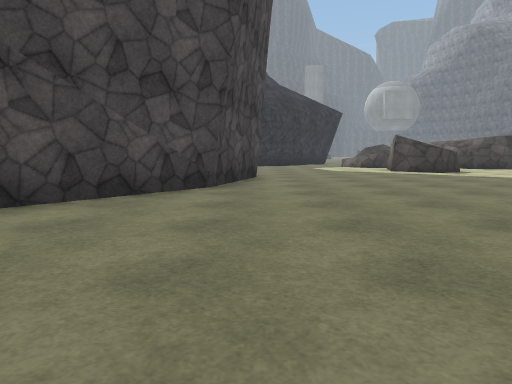
View 1 (above)

21 first-person views from a walk through a Unity game level. The camera is 1.2 m above the floor, tilts 6° down and sees 70° across. The floor is counted in squares, 2 m on a side. Each view is taken from the middle of a square. On the plan, view 1 faces up. The plan holds only what a view shows up to about 10 squares ahead; the rest is blank. The place goes on beyond the plan. The player is left out. Some animated figures are left out. Surface patterns are stand-ins for the level's own textures.

View 2
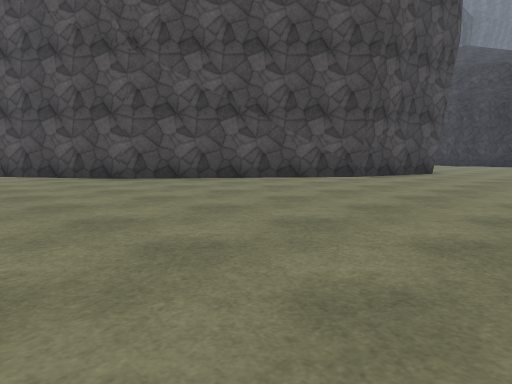

View 3
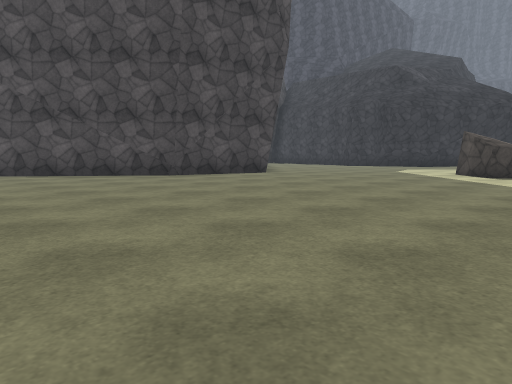

View 4
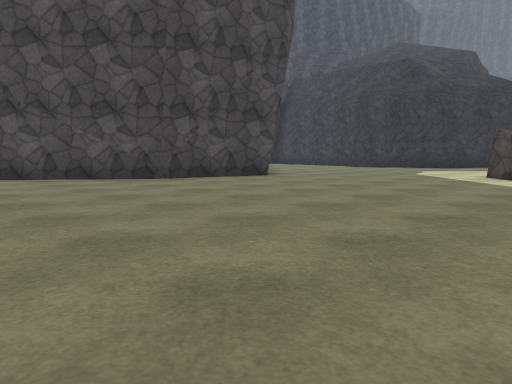

View 5
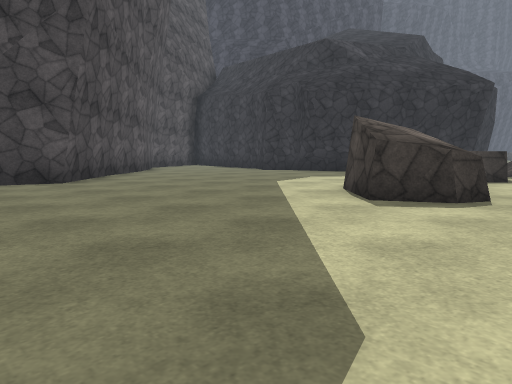

View 6
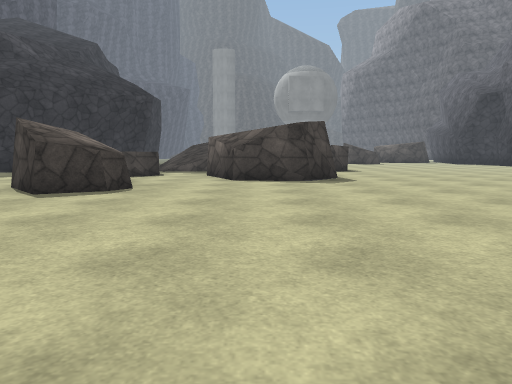

View 7
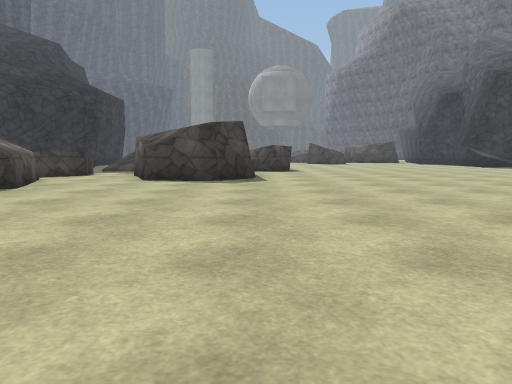

View 8
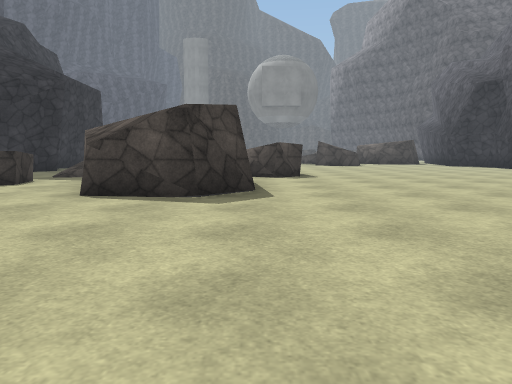

View 9
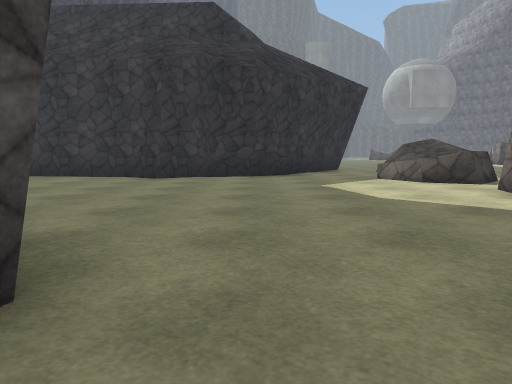

View 10
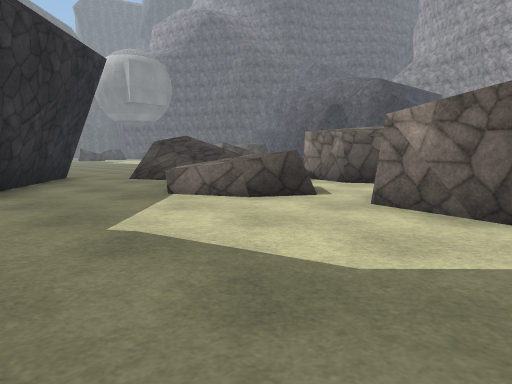

View 11
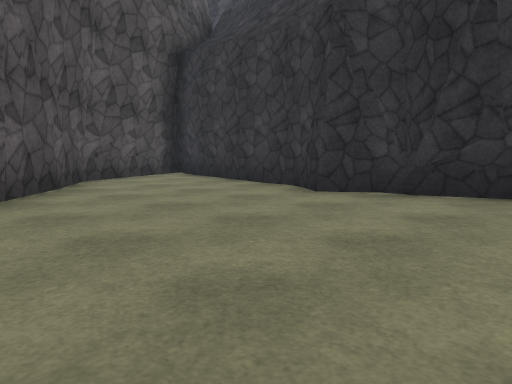

View 12
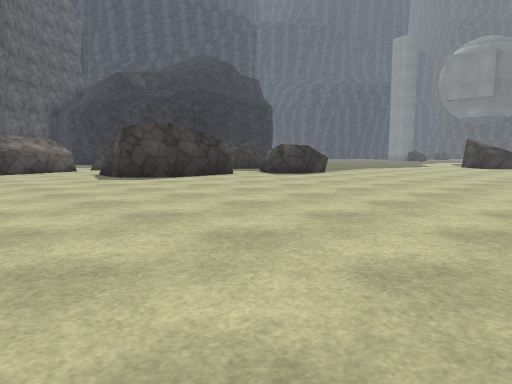

View 13
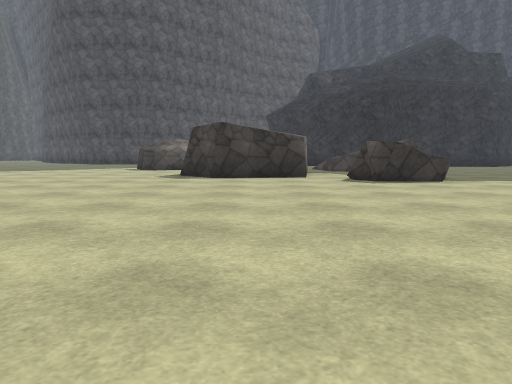

View 14
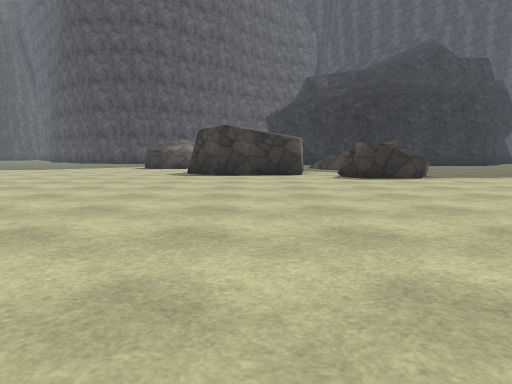

View 15
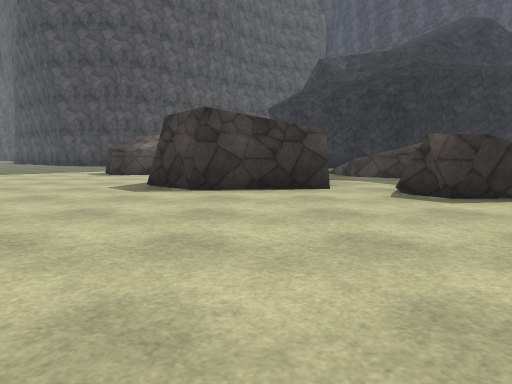

View 16
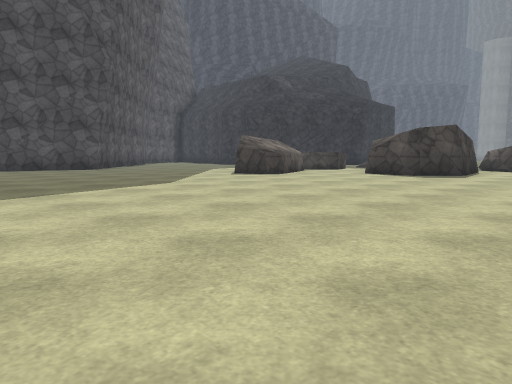

View 17
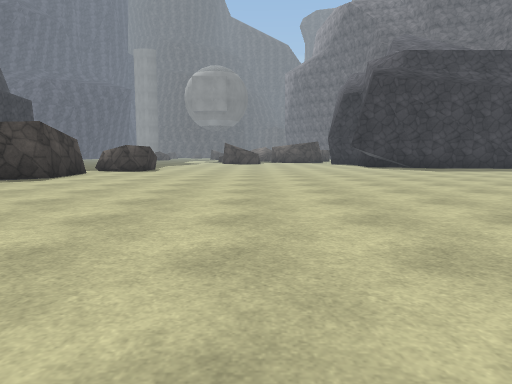

View 18
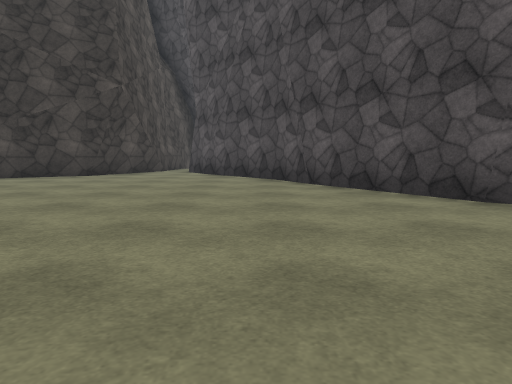

View 19
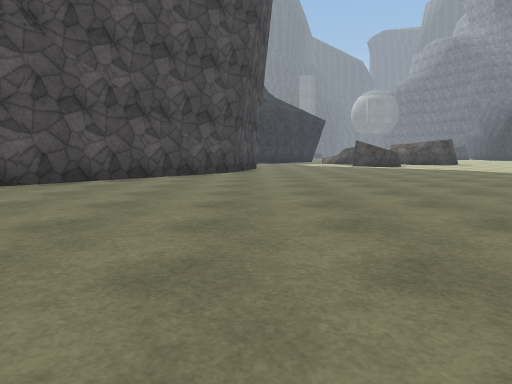

View 20
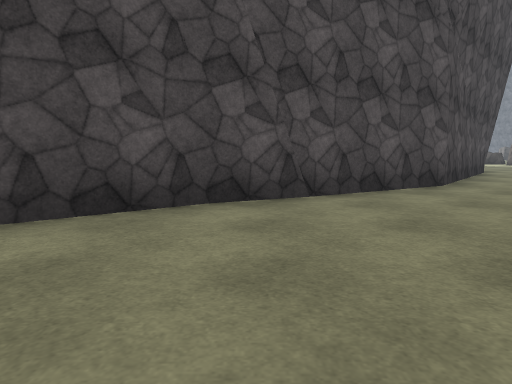

View 21
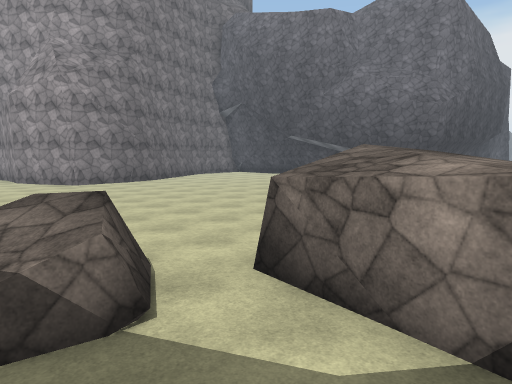

### Floor plan
Points are (right, up) in squares from view 1. A wall is a line through its corners. A room is listed if a view was taken in it or the views show most of it. See-through windows are left out.
Room 1 (views 1, 2, 3, 4, 5, 6, 7, 8, 9, 10, 11, 12, 13, 14, 15, 16, 17, 18, 19, 20, 21)
walls: (10.2, 14.1) (8.5, 14.4) (7.7, 16.1) (8.3, 17.6) (10.7, 17.2) (10.9, 14.9) (10.2, 14.1); (-0.6, 7.1) (-0.7, 6.6) (-1.6, 5.6); (-0.7, 6.7) (-4.4, 1.9) (-7.6, -0.1); (-2, 11.3) (0.1, 9.5) (-0.8, 6.6); (1.8, 18) (1, 17.2) (-0.9, 17.1); (2.3, 18.5) (1.7, 17.8); (0.1, 17.1) (-0.2, 17.3); (-0.7, 17.3) (-1.4, 16.8) (-2.3, 17.4); (3.6, 20.5) (2.1, 18.4); (-1.8, 17.1) (-2.5, 17.4) (-4.8, 17.6); (-4.7, 14) (-3.4, 13); (-3.6, 17.4) (-6.4, 18); (-6.1, 15.1) (-5.6, 14.7); (-7.3, 0.1) (-8.7, -0.7); (-7.3, 17.1) (-6.2, 14.9) (-4.3, 13.7); (-8.6, -0.6) (-10.2, -1.9); (-9.9, -5.1) (-9.7, -5.5)
low walls: (7.8, 19.2) (7.6, 18.7); (1.8, 18.1) (-0.2, 17.3) (-0.7, 17.3); (1.7, 18.1) (1.3, 17.8); (2.5, 19.3) (2.2, 18.8); (3.4, 20.5) (2.6, 19.4)
objects: rock (4, 15) to (6, 17); rock (5, 12) to (7, 14); rock (11, 18) to (12, 20)

Where each view was taken, in squares from view 1:
view 1: 0 up, 0 right, facing up
view 2: 2 down, 4 right, facing up-left
view 3: 1 up, 8 right, facing up-left
view 4: 2 up, 7 right, facing up-left
view 5: 7 up, 8 right, facing up-left
view 6: 6 up, 9 right, facing up
view 7: 6 up, 11 right, facing up
view 8: 9 up, 11 right, facing up
view 9: 8 up, 1 right, facing up
view 10: 12 up, 1 right, facing up-right
view 11: 12 up, 2 right, facing up-left
view 12: 10 up, 19 right, facing up-left
view 13: 16 up, 20 right, facing left
view 14: 16 up, 21 right, facing left
view 15: 16 up, 17 right, facing left
view 16: 4 up, 14 right, facing up-left
view 17: 6 up, 16 right, facing up
view 18: 1 down, 0 right, facing left
view 19: 5 down, 0 right, facing up
view 20: 5 down, 8 left, facing up
view 21: 20 up, 8 right, facing down-right
